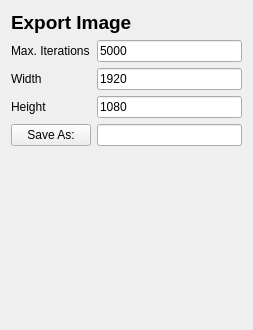
<?xml version="1.0" encoding="UTF-8"?>
<ui version="4.0">
 <class>ExportImageMenu</class>
 <widget class="QWidget" name="ExportImageMenu">
  <property name="geometry">
   <rect>
    <x>0</x>
    <y>0</y>
    <width>253</width>
    <height>330</height>
   </rect>
  </property>
  <property name="windowTitle">
   <string>Form</string>
  </property>
  <layout class="QFormLayout" name="formLayout">
   <item row="0" column="0" colspan="2">
    <widget class="QLabel" name="titleLbl">
     <property name="font">
      <font>
       <pointsize>14</pointsize>
       <weight>75</weight>
       <bold>true</bold>
      </font>
     </property>
     <property name="text">
      <string>Export Image</string>
     </property>
    </widget>
   </item>
   <item row="1" column="0">
    <widget class="QLabel" name="maxIterLbl">
     <property name="text">
      <string>Max. Iterations</string>
     </property>
    </widget>
   </item>
   <item row="1" column="1">
    <widget class="QLineEdit" name="maxIterTxt">
     <property name="text">
      <string>5000</string>
     </property>
    </widget>
   </item>
   <item row="2" column="0">
    <widget class="QLabel" name="widthLbl">
     <property name="text">
      <string>Width</string>
     </property>
    </widget>
   </item>
   <item row="2" column="1">
    <widget class="QLineEdit" name="widthTxt">
     <property name="text">
      <string>1920</string>
     </property>
    </widget>
   </item>
   <item row="3" column="0">
    <widget class="QLabel" name="heightLbl">
     <property name="text">
      <string>Height</string>
     </property>
    </widget>
   </item>
   <item row="3" column="1">
    <widget class="QLineEdit" name="heightTxt">
     <property name="text">
      <string>1080</string>
     </property>
    </widget>
   </item>
   <item row="4" column="0">
    <widget class="QPushButton" name="pathBtn">
     <property name="text">
      <string>Save As:</string>
     </property>
    </widget>
   </item>
   <item row="4" column="1">
    <widget class="QLineEdit" name="pathTxt"/>
   </item>
  </layout>
 </widget>
 <resources/>
 <connections/>
</ui>
